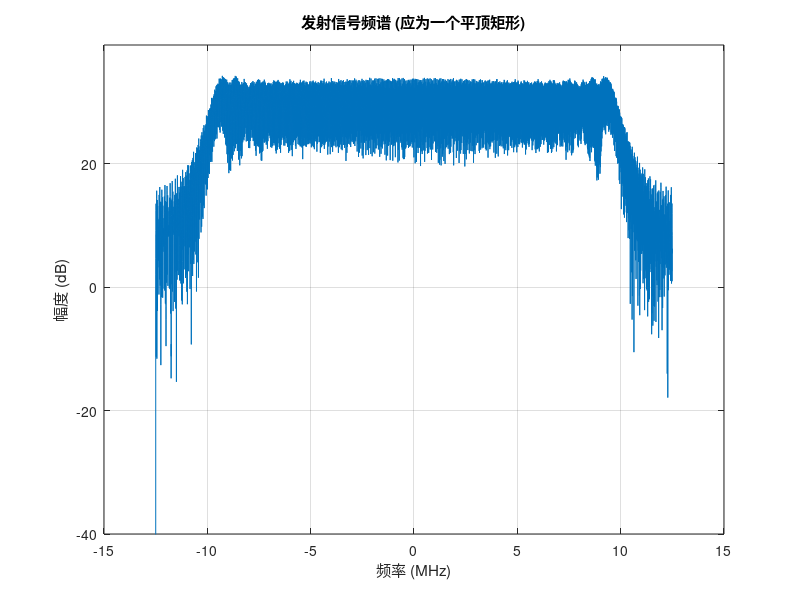

The MATLAB script that drew this image: (Note: this script raises an error after producing the figure.)
% main_simulate_echoes_with_array_v7.m
% 版本: v7.0
% 描述: 这是一个集成了高保真回波仿真、DBF、脉冲压缩（含偏移校正）、
%       MTD、CFAR检测、波束归并聚类和单脉冲测角参数测量的全流程雷达信号处理仿真与分析脚本。
%       脚本基于对关键偏移量进行了校正，
%       并在每个处理阶段都提供了详细的可视化输出。
%       信号在DBF处理前加噪声，每个波束的噪声要单独加，这样可以避免波束间产生相关性
%       加入2D-GOCA-CFAR 十字形检测器，进行目标检测
%       加入聚类算法，减少CFAR重复测量点
%       加入单脉冲测角算法，实现测角功能和参数测量
% 日期: 2025年10月12日

clc; clear; close all;

%% 1. 用户配置区
% =========================================================================
fprintf('--- 1. 开始进行用户参数配置 ---\n');

% --- 1.1 定义仿真的目标 ---
targets = struct(...
    'Range', {8000}, ...        % 目标距离 (m)
    'Velocity', {15}, ...       % 目标速度 (m/s, 正为靠近雷达)
    'RCS', {1}, ...             % 雷达散射截面 (m^2)
    'ElevationAngle', {44} ...  % 目标俯仰角 (度)
);

SNR_dB = 10; % 信噪比 功率（20dB-100倍，10dB-10倍，3dB-1倍）

prt_selected = 5;   % 选择后续用于画图分析的prt   
beam_selected = 10; % 选择后续用于画图分析的波束

% --- 1.2 文件路径配置 ---
base_path = 'C:\Users\a\Desktop\9.8 问题\Simulation'; 
dbf_coef_path = fullfile(base_path, 'X8数据采集250522_DBFcoef.csv');
% fir_filter_path = fullfile(base_path, 'Simulation', 'FIR.mat'); % FIR系数保存在此

% --- 1.3 CFAR 参数配置 ---
cfar_params.refCells_V = 4;      % 速度维参考单元
cfar_params.guardCells_V = 8;   % 速度维保护单元
cfar_params.refCells_R = 4;      % 距离维参考单元
cfar_params.guardCells_R = 8;    % 距离维保护单元
cfar_params.T_CFAR = 10;          % 检测门限因子
cfar_params.method = 'GOCA';     % 'CA' (平均), 'GOCA' (选大), 'SOCA' (选小)

%% 2. 雷达系统参数配置
% =========================================================================
fprintf('--- 2. 配置雷达系统参数 ---\n');

% --- 2.1 基础参数 (根据您的文档) ---
config.Sig_Config.c = 2.99792458e8;             % 光速 (m/s)
config.Sig_Config.fs = 25e6;                    % 基带采样率 (Hz)
config.Sig_Config.fc = 9450e6;                  % 雷达工作中心频率 (Hz)
config.Sig_Config.prtNum = 332;                 % 一帧 PRT 个数
config.Sig_Config.point_PRT = 3404;             % 每PRT总采样点数
config.Sig_Config.channel_num = 16;             % 接收通道数
config.Sig_Config.beam_num = 13;                % DBF后波束数量
config.Sig_Config.prt = 232.76e-6;              % PRT周期 (s)
config.Sig_Config.B = 20e6;                     % 带宽 (Hz)
config.Sig_Config.tao = [0.16e-6, 8e-6, 28e-6]; % 脉宽 [窄, 中, 长] (s)，雷达脉冲发射持续时长，此距离为该脉冲盲距
config.Sig_Config.gap_duration = [11.4e-6, 31.8e-6, 153.4e-6];  % 三个脉冲脉宽后的间隔时间（信号为0）
config.Sig_Config.point_prt_segments = [228, 723, 2453]; % 各脉冲段对应的采样波门点数

% --- 2.2 天线阵列参数 ---
config.Array.element_spacing = 0.0138;          % 阵元间距 (m)

% --- 2.3 派生参数 ---
config.Sig_Config.prf = 1/config.Sig_Config.prt;
config.Sig_Config.wavelength = config.Sig_Config.c / config.Sig_Config.fc;
config.Sig_Config.K2 = -config.Sig_Config.B / config.Sig_Config.tao(2);    % 中脉冲调频斜率
config.Sig_Config.K3 = config.Sig_Config.B / config.Sig_Config.tao(3);     % 长脉冲调频斜率
ts = 1 / config.Sig_Config.fs;

%% 3. 生成发射参考波形 (物理真实脉冲)
% =========================================================================
fprintf('--- 3. 生成发射参考波形 ---\n');
% 3.1 各脉冲基本参数
% 窄脉冲参数
tau1 = config.Sig_Config.tao(1);                    % 窄脉冲脉冲宽度
gap_duration1 = config.Sig_Config.gap_duration(1);  % 窄脉冲后脉冲间隔

% 中脉冲参数
tau2 = config.Sig_Config.tao(2);                    % 中脉冲脉冲宽度
gap_duration2 = config.Sig_Config.gap_duration(2);  % 中脉冲后脉冲间隔
k2 = -config.Sig_Config.B/tau2;                     % 中脉冲调频斜率

% 长脉冲参数
tau3 = config.Sig_Config.tao(3);                    % 长脉冲脉冲宽度
gap_duration3 = config.Sig_Config.gap_duration(3);  % 长脉冲后脉冲间隔
k3 = config.Sig_Config.B/tau3;                      % 长脉冲调频斜率

% 3.2 生成各脉冲信号
% 计算信号（脉宽内）长度
num_all_prt = round(config.Sig_Config.prt * config.Sig_Config.fs );  % 一个完整PRT信号的总长度
num_samples_1 = round(tau1 * config.Sig_Config.fs);                  % 窄脉冲信号时间长度   
num_samples_2 = round(tau2 * config.Sig_Config.fs);                  % 中脉冲信号时间长度
num_samples_3 = round(tau3 * config.Sig_Config.fs);                  % 长脉冲信号时间长度

num_receiver_1 = round(gap_duration1 * config.Sig_Config.fs);        % 窄脉冲脉冲间隔（窄脉冲发射后能用于接受回波的时间段）
num_receiver_2 = round(gap_duration2 * config.Sig_Config.fs);        % 中脉冲脉冲间隔（中脉冲发射后能用于接受回波的时间段）
num_receiver_3 = round(gap_duration3 * config.Sig_Config.fs);        % 长脉冲脉冲间隔（长脉冲发射后能用于接受回波的时间段）

% 计算信号时间向量
t1 = linspace(-tau1/2, tau1/2, num_samples_1);       
t2 = linspace(-tau2/2, tau2/2, num_samples_2);
t3 = linspace(-tau3/2, tau3/2, num_samples_3);
t_tx = linspace(0, config.Sig_Config.prt, num_all_prt);

% 计算画图用距离轴
R_rx = linspace(24, 24 + 3404*6, 3404);
v_max = config.Sig_Config.wavelength / (2 * config.Sig_Config.prt); % 计算雷达最大不模糊速度
velocity_axis = linspace(-v_max/2, v_max/2, config.Sig_Config.prtNum);
range_axis = (0:config.Sig_Config.point_PRT-1) * (config.Sig_Config.c / (2 * config.Sig_Config.fs));
% range_axis = R_rx-24;


% 生成各脉冲信号
pulse1 = ones(1, num_samples_1);
pulse2 = exp(1j*2*pi*(0.5*k2*(t2.^2)));
pulse3 = exp(1j*2*pi*(0.5*k3*(t3.^2)));

% 3.3 将各子脉冲信号拼接为一个完整的长脉冲信号
tx_pulse = complex(zeros(1, num_all_prt));                              % 构建一个完整脉冲，初始化一个复数矩阵
tx_pulse(1:num_samples_1) = pulse1;                                     % 放置短脉冲

offset1 = round((tau1+gap_duration1) * config.Sig_Config.fs);           % 中脉冲相对于窄脉冲延后的长度
tx_pulse(offset1+1 : offset1+num_samples_2) = pulse2;                   % 放置中脉冲

offset2 = offset1 + round((tau2+gap_duration2) * config.Sig_Config.fs); % 长脉冲相对于中脉冲延后的长度
tx_pulse(offset2+1 : offset2+num_samples_3) = pulse3;                   % 放置长脉冲

% --- 3.4 (可选但建议) 可视化发射信号频谱，检查是否正确 ---
figure('Name', '发射信号频谱检查');
Nfft = 2^nextpow2(num_all_prt);
Tx_fft = fftshift(fft(tx_pulse, Nfft));
freq_axis = linspace(-config.Sig_Config.fs/2, config.Sig_Config.fs/2, Nfft);
plot(freq_axis/1e6, 20*log10(abs(Tx_fft)));
title('发射信号频谱 (应为一个平顶矩形)');
xlabel('频率 (MHz)');
ylabel('幅度 (dB)');
grid on;
ylim([-40, max(20*log10(abs(Tx_fft))) + 5]); % 设置一个好的观察范围

%% 4. 生成16通道目标回波信号
% =========================================================================
fprintf('--- 4. 模拟16通道目标回波 ---\n');
% (此部分代码保持不变，仅修改了噪声和增益)
raw_iq_data = complex(zeros(config.Sig_Config.prtNum, num_all_prt, config.Sig_Config.channel_num));

for m = 1:config.Sig_Config.prtNum % 循环生成每一个prt的信号  
    pulse_echo_all_channels = complex(zeros(num_all_prt, config.Sig_Config.channel_num));
    for k = 1:length(targets)
        range = targets(k).Range;
        % velocity = targets(k).Velocitys;
        % elevation_angle = targets(k).ElevationAngle;
        
        delay = 2 * range / config.Sig_Config.c;
        delay_samples = round(delay / ts); % 计算目标产生的时延点数
        
        doppler_freq = 2 * targets(k).Velocity / config.Sig_Config.wavelength; % 计算目标运动产生的多普勒频率，速度为正时（目标向雷达靠近），fd为正
        doppler_phase_shift = exp(1j * 2 * pi * doppler_freq * (m-1) * config.Sig_Config.prt); % 计算目标运动产生的多普勒相移
        
        % amplitude_gain = 1e11; 
        % lambda_sq = config.Sig_Config.wavelength^2;
        % amplitude = amplitude_gain * sqrt(targets(k).RCS * lambda_sq) / (range^2 * (4*pi)^(3/2));
        
        amplitude = 1;  % 简化幅度
        
        % 1. 先初始化一个全零的回波基带信号
        target_echo_base = complex(zeros(1, num_all_prt));
        % 2. 只有在有效延迟范围内，才将发射波形放入
        if (delay_samples > 0) && (delay_samples < num_all_prt)
            len_echo = min(length(tx_pulse), num_all_prt - delay_samples);
            target_echo_base(delay_samples+1 : delay_samples+len_echo) = tx_pulse(1:len_echo); % 零填充，禁止回卷
            %target_echo_base = circshift(tx_pulse, delay_samples);   % 目标时延，信号循环移位，可能会回卷
        end
        % 3. 对整个基带信号（包含波形和零的部分）乘以幅度和多普勒相移
        target_echo_base = amplitude * target_echo_base * doppler_phase_shift; % 幅度 * 信号 * 多普勒相移
        phase_shifts_rad = deg2rad(calculate_phase_shifts(targets(k).ElevationAngle, config.Array.element_spacing, config.Sig_Config.wavelength)); % 调用子函数计算每个通道的相位偏移
        
        % 计算多通道相位偏移
        channel_phasors = exp(1j * phase_shifts_rad); % 构造阵列流形向量，给每个通道（阵元）叠加一个与入射角相关的相位推进量，来模拟平面波以入射角 θ 打到均匀线阵时，阵元间的相位差。
        target_echo_multichannel = target_echo_base.' * channel_phasors; % 
        pulse_echo_all_channels = pulse_echo_all_channels + target_echo_multichannel;
    end
    raw_iq_data(m, :, :) = reshape(pulse_echo_all_channels, [1, num_all_prt, config.Sig_Config.channel_num]);
end

% 回波信号闭锁期置零
raw_iq_data_reset0 = raw_iq_data; % 闭锁期置零信号

% reset_zero_1_end = num_samples_1;                                  % 窄脉冲信号发射结束点
% reset_zero_2_start = reset_zero_1_end + num_receiver_1 + 1;        % 中脉冲信号发射起始点
% reset_zero_2_end = reset_zero_2_start + num_samples_2 - 1;         % 中脉冲信号发射结束点
% reset_zero_3_start = reset_zero_2_end + num_receiver_2 + 1;        % 长脉冲信号发射起始点
% reset_zero_3_end = reset_zero_3_start + num_samples_3 - 1;         % 长脉冲信号发射结束点
% 
% raw_iq_data_reset0(:, 1:reset_zero_1_end, :) = 0;                  % 窄脉冲发射沿不接收回波信号，置零
% raw_iq_data_reset0(:, reset_zero_2_start:reset_zero_2_end, :) = 0; % 中脉冲发射沿不接收回波信号，置零
% raw_iq_data_reset0(:, reset_zero_3_start:reset_zero_3_end, :) = 0; % 长脉冲发射沿不接收回波信号，置零

% 额外：打印一些自检信息
fprintf('完整PRT点数: %d\n', num_all_prt);
fprintf('预期6 km单程时延≈ %.2f us，对应样点≈ %d 点\n', 2*targets(1).Range/config.Sig_Config.c*1e6, ...
        round((2*targets(1).Range/config.Sig_Config.c)/ts));

% 打印相位步进用于对照
lambda = config.Sig_Config.wavelength;
dphi_ch = 2*pi*config.Array.element_spacing * sind(targets(1).ElevationAngle) / lambda;
fd = -2*targets(1).Velocity / lambda;
dphi_prt = 2*pi*fd*config.Sig_Config.prt;
fprintf('阵元间相位差≈ %.1f°，相邻PRT多普勒步进≈ %.1f°\n', rad2deg(dphi_ch), rad2deg(dphi_prt));

% % DBF前加入高斯白噪声
% I_noise = randn(size(raw_iq_data_reset0));                    % I通道高斯噪声
% Q_noise = randn(size(raw_iq_data_reset0));                    % Q通道高斯噪声
% noise = I_noise + 1j * Q_noise;                               % 合成IQ噪声
% gauss_noise_power = mean(abs(noise).^2,'all');                % 这是多脉冲多波束信号矩阵，求功率应该对每个元素都要处理，结果是IQ信号的总功率
% 
% signal_power = mean(abs(raw_iq_data_reset0(raw_iq_data_reset0 ~= 0)).^2); % 计算信号平均功率
% noise_power = signal_power / (10^(SNR_dB / 10));          % 根据信号平均功率和信噪比计算高斯白噪声功率
% noise_power = noise_power / (gauss_noise_power/2);        % 调整噪声幅度，高斯白噪声功率（方差）大致为1
% noise = noise .* sqrt(noise_power/2);                     % 双路IQ信号功率各占总功率一半，平方根是把功率值转换为幅度值
% raw_iq_data_noise = raw_iq_data_reset0 + noise;           % 在13波束数据上添加既定功率的高斯白噪声


% DBF前对16通道信号数据加入高斯白噪声
raw_iq_data_noise = complex(zeros(332,5819,16));
for c = 1:16
    raw_iq_data_temp = squeeze(raw_iq_data_reset0(:,:,c));
    I_noise = randn(size((raw_iq_data_temp)));                % I通道高斯噪声
    Q_noise = randn(size(raw_iq_data_temp));                  % Q通道高斯噪声
    noise = I_noise + 1j * Q_noise;                           % 合成IQ噪声
    gauss_noise_power = mean(abs(noise).^2,'all');            % 这是多脉冲多波束信号矩阵，求功率应该对每个元素都要处理，结果是IQ信号的总功率

    signal_power = mean(abs(raw_iq_data_temp(raw_iq_data_temp ~= 0)).^2); % 计算信号平均功率
    noise_power = signal_power / (10^(SNR_dB / 10));          % 根据信号平均功率和信噪比计算高斯白噪声功率
    noise_power = noise_power / (gauss_noise_power/2);        % 调整噪声幅度，高斯白噪声功率（方差）大致为1
    noise = noise .* sqrt(noise_power/2);                     % 双路IQ信号功率各占总功率一半，平方根是把功率值转换为幅度值
    raw_iq_data_noise(:,:,c) = raw_iq_data_temp + noise;           % 在13波束数据上添加既定功率的高斯白噪声

end

%% 5. 数字波束形成 (DBF)
% =========================================================================
fprintf('--- 5. 执行数字波束形成 (DBF) ---\n');
% --- 加载DBF系数 ---
DBF_coeffs_data = readmatrix(dbf_coef_path);
DBF_coeffs_data_C = DBF_coeffs_data(:, 1:2:end) + 1j * DBF_coeffs_data(:, 2:2:end);
% --- 逐脉冲DBF ---
iq_data_13beam = complex(zeros(config.Sig_Config.prtNum, num_all_prt, config.Sig_Config.beam_num));
for i = 1:config.Sig_Config.prtNum
    single_pulse_16ch = squeeze(raw_iq_data_noise(i, :, :));
    single_pulse_13beam = single_pulse_16ch * DBF_coeffs_data_C';
    iq_data_13beam(i, :, :) = single_pulse_13beam;
end


% --- DBF结果可视化 ---
figure('Name', '阶段1: DBF后波束功率');
beam_to_check = 10; % 选择一个靠近目标的波束来显示
imagesc(db(abs(squeeze(iq_data_13beam(:,:,beam_to_check)))));
title(sprintf('DBF后波束 #%d 的功率 (dB)', beam_to_check));
xlabel('距离单元 (快时间)'); ylabel('脉冲数 (慢时间)'); colorbar;

% DBF添加噪声，避免噪声幅度相位相关性等被改变
% 在闭锁期置零后的回波信号矩阵上添加符合SNR要求的高斯白噪声

% signal_power_before_DBF = mean(abs(raw_iq_data(raw_iq_data ~= 0)).^2,"all");      % 信号DBF处理前平均功率大小（排除信号为0的点）
% signal_power_after_DBF = mean(abs(iq_data_13beam(iq_data_13beam ~= 0)).^2,"all"); % 信号DBF处理后平均功率大小（排除信号为0的点）
%% 6. 脉冲压缩 (修正版)
% =========================================================================
fprintf('--- 6. 执行分段脉冲压缩 ---\n');

% --- 6.1 定义匹配滤波器 ---
% 窄脉冲: 使用提供的FIR系数
fir_coeffs = [794,1403,2143,2672,2591,1711,-58,-2351,-4592,-5855,-5338,-2389,3005,10341,18410,25779,30907,32768,30907,25779,18410,10341,3005,-2389,-5338,-5855,-4592,-2351,-58,1711,2591,2672,2143,1403,794];
% fir_coeffs = fir1(35, 0.1, 'low'); % 使用低通FIR滤波器
fir_coeffs = 6 * fir_coeffs/max(fir_coeffs); % 归一化

MF_narrow = fir_coeffs; 
fir_delay = round(mean(grpdelay(MF_narrow))); % FIR滤波器的固有延迟

% 中脉冲: LFM信号的时间反转共轭
MF_medium = fliplr(conj(pulse2));

% 长脉冲: LFM信号的时间反转共轭
MF_long = fliplr(conj(pulse3));

% --- 6.2 计算各滤波器的能量，用于增益归一化或提升FIR滤波器增益 ---
% 增益与滤波器系数的能量成正比 (sum of squares of taps)
gain_narrow = sqrt(sum(abs(MF_narrow).^2));
gain_medium = sqrt(sum(abs(MF_medium).^2));
gain_long = sqrt(sum(abs(MF_long).^2));

% --- 6.2 定义拼接参数 ---
N_gate_narrow = config.Sig_Config.point_prt_segments(1); % 228
N_gate_medium = config.Sig_Config.point_prt_segments(2); % 723
N_gate_long = config.Sig_Config.point_prt_segments(3);   % 2453
N_total_gate = sum(config.Sig_Config.point_prt_segments);

% 脉压信号分段切割点数设置
cutFir_start = 4; % 窄脉冲FIR滤波后前端舍弃点数
cutSed_start = 0;  % 中脉冲脉冲压缩后前端舍弃点数
cutLong_start = 0; % 长脉冲脉冲压缩后前端舍弃点数

cutFir_end = 8;    % 窄脉冲FIR滤波后后端舍弃点数
cutSec_end = 502;  % 中脉冲脉冲压缩后后端舍弃点数
cutLong_end = 961; % 长脉冲脉冲压缩后后端舍弃点数

% 对应各脉冲采样波门的起始点
gap_duration1_num = gap_duration1 * config.Sig_Config.fs; % 窄脉冲发射后脉冲间隔点数
gap_duration2_num = gap_duration2 * config.Sig_Config.fs; % 中脉冲发射后脉冲间隔点数
seg_start_narrow = num_samples_1 + 1;  % 窄脉冲采样波门起始处 第5点
seg_start_medium = num_samples_1 + gap_duration1_num + num_samples_2 + 1;  % 中脉冲采样波门起始处 第490点
seg_start_long = num_samples_1 + gap_duration1_num + num_samples_2 + gap_duration2_num + num_samples_3 + 1;  % 长脉冲采样波门起始处 第1985点


% --- 6.3 逐波束进行处理 ---
pc_results_13beam = complex(zeros(config.Sig_Config.prtNum, N_total_gate, config.Sig_Config.beam_num));

for b = 1:config.Sig_Config.beam_num
    % 提取当前波束的所有PRT数据
    beam_data = squeeze(iq_data_13beam(:,:,b));

    % --- 1. 提取用于处理的、连续的回波信号段 ---
    % 窄脉冲处理段: 从窄脉冲发射结束开始
    % seg_start_narrow = num_samples_1 + 1;
    segment_narrow = beam_data(:, seg_start_narrow:end);
    
    % 中脉冲处理段: 从中脉冲发射结束开始
    % seg_start_medium = offset1 + num_samples_2 + 1;
    segment_medium = beam_data(:, seg_start_medium:end);
    
    % 长脉冲处理段: 从长脉冲发射结束开始
    % seg_start_long = offset2 + num_samples_3 + 1;
    segment_long = beam_data(:, seg_start_long:end);
    
    % --- 2. 对每个连续段进行独立的脉冲压缩 ---
    % 窄脉冲滤波 (时域FIR滤波)
    % filter函数会逐行处理矩阵
    pc_out_narrow_full = filter(MF_narrow, 1, segment_narrow, [], 2);
    % 校正FIR引入的延迟
    pc_out_narrow_full = circshift(pc_out_narrow_full, -fir_delay, 2);

    % 中脉冲脉冲压缩 (时域卷积)
    pc_out_medium_full = complex(zeros(size(segment_medium,1), size(segment_medium,2) + num_samples_2 - 1));
    for i = 1:config.Sig_Config.prtNum
        pc_out_medium_full(i,:) = conv(segment_medium(i,:), MF_medium);
    end

    % 长脉冲脉冲压缩 (时域卷积)
    pc_out_long_full = complex(zeros(size(segment_long,1), size(segment_long,2) + num_samples_3 - 1));
    for i = 1:config.Sig_Config.prtNum
        pc_out_long_full(i,:) = conv(segment_long(i,:), MF_long);
    end

    % --- 3. 从脉压结果中截取并拼接 ---
    % 窄脉冲结果段
    %piece1 = pc_out_narrow_full(:, 1+cutFir_start : N_gate_narrow+cutFir_start);
    piece1 = pc_out_narrow_full(:, 1+cutFir_start : N_gate_narrow+cutFir_start);   % 取窄脉冲处理后信号的5-232点（共计228点）
    % 中脉冲结果段
    % 注意：这里我们截取的是中脉冲处理结果中，紧接着窄脉冲之后的部分
    idx2_start = N_gate_narrow + 1;
    idx2_end   = N_gate_narrow + N_gate_medium;
    piece2 = pc_out_medium_full(:, idx2_start:idx2_end);           % 取中脉冲处理后信号的5-232点（共计228点）

    % 长脉冲结果段
    idx3_start = N_gate_narrow + N_gate_medium + 1;
    idx3_end   = N_gate_narrow + N_gate_medium + N_gate_long;
    piece3 = pc_out_long_full(:, idx3_start:idx3_end);

    pc_results_13beam(:,:,b) = [piece1, piece2, piece3];
end

fprintf('脉冲压缩完成。拼接后的总距离门数为: %d\n', size(pc_results_13beam, 2));

%% 7. MTD 处理 (对所有波束)
%=========================================================================
fprintf('--- 7. 执行MTD处理 ---\n');

% 对13个波束的脉压结果，逐一进行MTD
rdm_13beam = complex(zeros(size(pc_results_13beam)));

for b = 1:config.Sig_Config.beam_num
    % 提取单个波束的脉压数据立方体
    pc_data_single_beam = squeeze(pc_results_13beam(:,:,b));

    % 沿慢时间维(第1维)做FFT，从而得到目标速度，并进行fftshift将零频移到中心
    rdm_13beam(:,:,b) = fftshift(fft(pc_data_single_beam, [], 1), 1);
    % rdm_13beam(:,:,b) = fft(pc_data_single_beam, [], 1);
end

fprintf('MTD处理完成，已生成13个波束的距离-多普勒数据。\n');

%% 8. CFAR 检测
% 十字形CFAR检测，距离维 速度维各自独立计算噪声估计后选大，顺序无影响
% =========================================================================
fprintf('--- 8. 执行CFAR检测与目标聚类 ---\n');

% --- 8.1 形成用于检测的和波束 ---
% 为了避免目标恰好落在两个波束之间导致能量分散、不易检测，将相邻两个波束的功率进行非相干累加(直接相加)，
% 形成一个覆盖范围更广、能量更稳定的"和波束"用于后续检测。
beam_idx_A = 9;
beam_idx_B = 10;
rdm_beamA = abs(squeeze(rdm_13beam(:,:,beam_idx_A))); % 左波束
rdm_beamB = abs(squeeze(rdm_13beam(:,:,beam_idx_B))); % 右波束
rdm_for_cfar = rdm_beamA + rdm_beamB;                 % 和波束

fprintf('已将波束 #%d 和 #%d 合成为用于CFAR检测的和波束。\n', beam_idx_A, beam_idx_B);

% --- 8.2 实现 2D-GOCA-CFAR 检测器 ---
% 获取CFAR参数
P_fa = 1e-6;                           % 虚警率，本程序中 P_fa 仅为参考，T_CFAR直接指定
T_CFAR = cfar_params.T_CFAR;           % 门限因子，它决定了门限要比噪声高多少倍
guard_R = cfar_params.guardCells_R;    % 距离维保护单元数
guard_V = cfar_params.guardCells_V;    % 速度维保护单元数
ref_R = cfar_params.refCells_R;        % 距离维参考单元数
ref_V = cfar_params.refCells_V;        % 速度维参考单元数
[num_V, num_R] = size(rdm_for_cfar);   % 和波束

cfar_detections = zeros(num_V, num_R); % 初始化检测结果矩阵
threshold_map = zeros(num_V, num_R);   % 用于可视化的门限图

% 遍历所有待检测单元 (CUT - Cell Under Test)
% 循环的起始和结束点留出了足够的边界，以确保CFAR窗口不会超出矩阵范围
for r = (ref_R + guard_R + 1) : (num_R - ref_R - guard_R)
    for v = (ref_V + guard_V + 1) : (num_V - ref_V - guard_V)
        % 提取当前待检测单元的幅值
        cut_power = rdm_for_cfar(v, r);
 
        % --- 距离维 GOCA ---
        % 定义前向参考窗（距离更近的单元）
        range_win_leading = rdm_for_cfar(v, r - guard_R - ref_R : r - guard_R - 1);
        % 定义后向参考窗（距离更远的单元）
        range_win_trailing = rdm_for_cfar(v, r + guard_R + 1 : r + guard_R + ref_R);
        % 分别计算两个窗的平均功率
        noise_R_leading = mean(range_win_leading);
        noise_R_trailing = mean(range_win_trailing);
        % GOCA核心：选取两个窗中较大的平均值作为距离维的噪声估计
        noise_R = max(noise_R_leading, noise_R_trailing);

        % --- 速度维 GOCA ---
        % 定义前向参考窗 (速度更小的单元)
        doppler_win_leading = rdm_for_cfar(v - guard_V - ref_V : v - guard_V - 1, r);
        % 定义后向参考窗 (速度更大的单元)
        doppler_win_trailing = rdm_for_cfar(v + guard_V + 1 : v + guard_V + ref_V, r);
        % 分别计算平均功率
        noise_V_leading = mean(doppler_win_leading);
        noise_V_trailing = mean(doppler_win_trailing);
        % GOCA核心：选取两个窗中较大的平均值作为速度维的噪声估计
        noise_V = max(noise_V_leading, noise_V_trailing);

        % --- 综合噪声估计 (取两者中的较大值以保证虚警率) ---
        noise_estimate = max(noise_R, noise_V);

        % --- 生成门限并进行比较 ---
        threshold = T_CFAR * noise_estimate;  % 最终的检测门限 = 噪声估计 * 门限因子
        threshold_map(v, r) = threshold;      % 保存当前单元的门限值，方便后续分析

        % 如果待检测单元的功率超过了动态计算出的门限，则判定为目标，即在结果矩阵对应位置记为1
        if cut_power > threshold
            cfar_detections(v, r) = 1;
        end
    end
end

[detected_v_idx, detected_r_idx] = find(cfar_detections);
num_detections = length(detected_v_idx);
fprintf('CFAR检测完成，共发现 %d 个目标点迹。\n', num_detections);


%% 9. 目标聚类减少目标检测点
% =========================================================================
fprintf('\n--- 9. 执行目标聚类与最终参数估计 ---\n');
final_targets = []; % 首先，初始化最终目标列表为空

if num_detections > 0
    % --- 9.1 聚类/波束归并 ---
    detections = [detected_v_idx, detected_r_idx];
    all_detections_with_beam = []; % 用于存储带波束号的检测
    % (由于CFAR只在一个和波束上进行，我们需要找到原始波束信息)
    % (为简化，我们先假设CFAR检测点在所有波束中都存在，后续再精细化)
    
    % 注意：下面的聚类代码是基于上一个版本的多波束CFAR输出的
    % 在当前的单波束CFAR代码中，所有点都在一个"波束"上，聚类只会合并距离和速度
    
    cluster_IDs = zeros(num_detections, 1);
    current_cluster_ID = 0;
    max_range_sep = 5; max_vel_sep = 3;

    for i = 1:num_detections
        if cluster_IDs(i) == 0
            current_cluster_ID = current_cluster_ID + 1;
            points_to_visit = i; 
            while ~isempty(points_to_visit)
                current_point_idx = points_to_visit(1);
                points_to_visit(1) = [];
                if cluster_IDs(current_point_idx) == 0
                    cluster_IDs(current_point_idx) = current_cluster_ID;
                    for j = 1:num_detections
                        if cluster_IDs(j) == 0
                            dist_v = abs(detections(current_point_idx, 1) - detections(j, 1));
                            dist_r = abs(detections(current_point_idx, 2) - detections(j, 2));
                            if dist_v <= max_vel_sep && dist_r <= max_range_sep
                                points_to_visit(end+1) = j;
                            end
                        end
                    end
                end
            end
        end
    end
    num_clusters = current_cluster_ID;
    fprintf('聚类完成，将 %d 个检测点合并为 %d 个目标。\n', num_detections, num_clusters);
end  

    
%% 10. 对每个聚类簇进行参数精估计 (含单脉冲测角)
% =========================================================================
if num_clusters > 0
    final_targets = struct('Range', cell(1,num_clusters), 'Velocity', cell(1,num_clusters), 'Angle', cell(1,num_clusters));
    fprintf('\n--- 最终目标列表 (精估计后) ---\n');

    for i = 1:num_clusters
        points_in_cluster_mask = (cluster_IDs == i);
        points_in_cluster_indices = detections(points_in_cluster_mask, :);
        
        linear_powers = zeros(size(points_in_cluster_indices, 1), 1);
        for p_idx = 1:size(points_in_cluster_indices, 1)
            v_idx = points_in_cluster_indices(p_idx, 1);
            r_idx = points_in_cluster_indices(p_idx, 2);
            linear_powers(p_idx) = rdm_for_cfar(v_idx, r_idx);
        end
        total_power = sum(linear_powers);
        
        centroid_r_idx = sum(points_in_cluster_indices(:, 2) .* linear_powers) / total_power;
        centroid_v_idx = sum(points_in_cluster_indices(:, 1) .* linear_powers) / total_power;
        
        final_range = interp1(1:num_R, range_axis, centroid_r_idx);
        final_velocity = interp1(1:num_V, velocity_axis, centroid_v_idx);

        % --- 单脉冲测角 ---
        % (此处代码与上一版本相同，直接集成进来)
        v_idx = round(centroid_v_idx); % 使用簇中心的索引
        r_idx = round(centroid_r_idx);
        
        all_beams_power_at_target = zeros(1, config.Sig_Config.beam_num);
        for b = 1:config.Sig_Config.beam_num
            rdm = squeeze(rdm_13beam(:,:,b));
            all_beams_power_at_target(b) = abs(rdm(v_idx, r_idx));
        end
        [~, main_beam_idx] = max(all_beams_power_at_target);

        if main_beam_idx == 1, beam_A_idx = 1; beam_B_idx = 2;
        elseif main_beam_idx == config.Sig_Config.beam_num, beam_A_idx = config.Sig_Config.beam_num - 1; beam_B_idx = config.Sig_Config.beam_num;
        else
            power_left = abs(rdm_13beam(v_idx, r_idx, main_beam_idx - 1));
            power_right = abs(rdm_13beam(v_idx, r_idx, main_beam_idx + 1));
            if power_left > power_right, beam_A_idx = main_beam_idx - 1; beam_B_idx = main_beam_idx;
            else, beam_A_idx = main_beam_idx; beam_B_idx = main_beam_idx + 1;
            end
        end
        
        S_A = rdm_13beam(v_idx, r_idx, beam_A_idx);
        S_B = rdm_13beam(v_idx, r_idx, beam_B_idx);
        monopulse_ratio = (S_A - S_B) / (S_A + S_B);
        
        % 角度解算
        beam_angles_deg = [-16, -9.6, -3.2, 3.2, 9.6, 16, 22.6, 29.2, 36.1, 43.3, 51, 59.6, 70.3];
        k_slopes_LUT = [-4.6391,-4.6888,-4.7578,-4.7891,-4.7214,-4.7513,-5.2343,-5.4529,-5.7323,-6.1685,-7.0256,-8.7612];
        
        k_slope = k_slopes_LUT(beam_A_idx);
        angle_A = beam_angles_deg(beam_A_idx);
        angle_B = beam_angles_deg(beam_B_idx);
        angle_offset = k_slope * real(monopulse_ratio);
        final_angle = (angle_A + angle_B)/2 + angle_offset;
        
        final_targets(i).Range = final_range;
        final_targets(i).Velocity = final_velocity;
        final_targets(i).Angle = final_angle;
        
        fprintf('目标 %d: 距离 ~%.2f m, 速度 ~%.2f m/s, 估算角度 ~%.2f 度\n', ...
            i, final_range, final_velocity, final_angle);
    end
else
    fprintf('未检测到目标，无需聚类和参数估计。\n');
end


% %% 9. 单脉冲测角
% % =========================================================================
% fprintf('\n--- 10. 执行单脉冲测角 ---\n');
% 
% if num_detections > 0
%     % 遍历每一个CFAR检测到的目标点
%     for i = 1:num_detections
%         % 获取当前目标在RDM中的索引
%         r_idx = detected_r_idx(i);
%         v_idx = detected_v_idx(i);
% 
%         fprintf('\n--- 正在分析目标 #%d (距离: %.2f m, 速度: %.2f m/s) ---\n', ...
%             i, range_axis(r_idx), velocity_axis(v_idx));
% 
%         % --- 1. 寻找该目标信号最强的"主波束" ---
%         all_beams_power_at_target = zeros(1, config.Sig_Config.beam_num);
%         for b = 1:config.Sig_Config.beam_num
%             rdm = squeeze(rdm_13beam(:,:,b));
%             all_beams_power_at_target(b) = abs(rdm(v_idx, r_idx));
%         end
%         [max_power, main_beam_idx] = max(all_beams_power_at_target);
%         fprintf('目标信号在波束 #%d 中最强。\n', main_beam_idx);
% 
%         % --- 2. 选择相邻波束组成和差通道 ---
%         beam_A_idx = 0;
%         beam_B_idx = 0;
% 
%         % 决定使用左邻波束还是右邻波束
%         % (处理边界情况：如果最强波束是#1或#13)
%         if main_beam_idx == 1
%             beam_A_idx = 1; beam_B_idx = 2;
%         elseif main_beam_idx == config.Sig_Config.beam_num
%             beam_A_idx = config.Sig_Config.beam_num - 1;
%             beam_B_idx = config.Sig_Config.beam_num;
%         else
%             % 比较左右邻波束的功率，选择更强的那个组成最优测角波束对
%             power_left = all_beams_power_at_target(main_beam_idx - 1);
%             power_right = all_beams_power_at_target(main_beam_idx + 1);
%             if power_left > power_right
%                 beam_A_idx = main_beam_idx - 1;
%                 beam_B_idx = main_beam_idx;
%             else
%                 beam_A_idx = main_beam_idx;
%                 beam_B_idx = main_beam_idx + 1;
%             end
%         end
%         fprintf('选择波束对 (#%d, #%d) 进行单脉冲测角。\n', beam_A_idx, beam_B_idx);
% 
%         % --- 3. 提取对应波束在目标位置的复数值 ---
%         rdm_A = squeeze(rdm_13beam(:,:,beam_A_idx));
%         rdm_B = squeeze(rdm_13beam(:,:,beam_B_idx));
% 
%         S_A = rdm_A(v_idx, r_idx);
%         S_B = rdm_B(v_idx, r_idx);
% 
%         % --- 4. 计算和、差信号及单脉冲比 ---
%         S_sum = S_A + S_B;
%         S_diff = S_A - S_B; % 差信号
% 
%         monopulse_ratio = S_diff / S_sum;
% 
%         fprintf('和信号(Σ)幅值: %.2f\n', abs(S_sum));
%         fprintf('差信号(Δ)幅值: %.2f\n', abs(S_diff));
%         fprintf('单脉冲比 (Δ/Σ): %.4f + %.4fi\n', real(monopulse_ratio), imag(monopulse_ratio));
%     end
% else
%     fprintf('未检测到目标，无法进行单脉冲测角。\n');
% end



%% 可视化分析
% 1. 发射信号实部时域图
figure;
plot(t_tx*1e6, real(tx_pulse));
title('发射信号实部时域波形图');
xlabel('时间（us）');
ylabel('信号幅度');

% 2. 正交高斯白噪声时域图
figure;
subplot(3, 1, 1);
plot(real(noise(1,:)));
title('正交高斯白噪声时域信号');
subtitle('I通道（实部）');
xlabel('样本点');
ylabel('幅度');

subplot(3, 1, 2);
plot(imag(noise(1,:)));
subtitle('Q通道（虚部）');
xlabel('样本点');
ylabel('幅度');

subplot(3, 1, 3);
plot(abs(noise(1,:)));
subtitle('幅值');
xlabel('样本点');
ylabel('幅度');

% 3. DBF前回波信号时域图
% 加噪前
figure;
subplot(3,1,1);
plot(t_tx*1e6,real(raw_iq_data(prt_selected,:,beam_selected))); % 画prt 1，通道2的波形图
title(sprintf('加噪前回波信号实部时域波形图 PRT %d BEAM %d',prt_selected,beam_selected));
subtitle('实部');
xlabel('时间（us）');
ylabel('信号幅度');

subplot(3,1,2);
plot(t_tx*1e6,imag(raw_iq_data(prt_selected,:,beam_selected))); % 画prt 1，通道2的波形图
subtitle('虚部');
xlabel('时间（us）');
ylabel('信号幅度');

subplot(3,1,3);
plot(t_tx*1e6,abs(raw_iq_data(prt_selected,:,beam_selected))); % 画prt 1，通道2的波形图
subtitle('幅值');
xlabel('时间（us）');
ylabel('信号幅度');

% 4. DBF前回波信号时域图
% 加噪后
figure;
subplot(3,1,1);
plot(t_tx*1e6,real(raw_iq_data_noise(prt_selected,:,beam_selected))); % 画prt 1，通道2的波形图
title(sprintf('加噪后回波信号实部时域波形图 PRT %d BEAM %d',prt_selected,beam_selected));
subtitle('实部');
xlabel('时间（us）');
ylabel('信号幅度');

subplot(3,1,2);
plot(t_tx*1e6,imag(raw_iq_data_noise(prt_selected,:,beam_selected))); % 画prt 1，通道2的波形图
subtitle('虚部');
xlabel('时间（us）');
ylabel('信号幅度');

subplot(3,1,3);
plot(t_tx*1e6,abs(raw_iq_data_noise(prt_selected,:,beam_selected))); % 画prt 1，通道2的波形图
subtitle('幅值');
xlabel('时间（us）');
ylabel('信号幅度');

% 5. DBF后波束数据时域波形图
figure;
subplot(3,1,1);
plot(t_tx*1e6,real(iq_data_13beam(prt_selected,:,beam_selected))); % 画prt 1，通道2的波形图
title('DBF后波束数据实部时域波形图');
subtitle('实部');
xlabel('时间（us）');
ylabel('信号幅度');

subplot(3,1,2);
plot(t_tx*1e6,imag(iq_data_13beam(prt_selected,:,beam_selected))); % 画prt 1，通道2的波形图
subtitle('虚部');
xlabel('时间（us）');
ylabel('信号幅度');

subplot(3,1,3);
plot(t_tx*1e6,abs(iq_data_13beam(prt_selected,:,beam_selected))); % 画prt 1，通道2的波形图
subtitle('幅值');
xlabel('时间（us）');
ylabel('信号幅度');


% 预期时间标注（μs）
t_delay = 2*targets(1).Range/config.Sig_Config.c;
tau1 = config.Sig_Config.tao(1);  tau2 = config.Sig_Config.tao(2);
gap1 = config.Sig_Config.gap_duration(1);  gap2 = config.Sig_Config.gap_duration(2);
t_mid_start  = t_delay + (tau1 + gap1);
t_mid_end    = t_mid_start + tau2;
t_long_start = t_delay + (tau1 + gap1 + tau2 + gap2);
t_long_end   = t_long_start + config.Sig_Config.tao(3);

figure; 
plot(t_tx*1e6, abs(squeeze(iq_data_13beam(prt_selected,:,beam_selected)))); 
hold on; 
grid on;
xline([t_delay t_mid_start t_mid_end t_long_start t_long_end]*1e6, '--');
title(sprintf('DBF后波束数据实部时域波形图  PRT %d  BEAM %d', prt_selected, beam_selected)), xlabel('时间 (\mus)'), ylabel('Real');


% 6. 画脉冲压缩后距离效果图
figure;
subplot(4,1,1);
plot(R_rx-24, real(pc_results_13beam(prt_selected,:,beam_selected))); 
title('脉压后拼接结果图');
subtitle('实部');
xlabel('距离（m）');
ylabel('信号幅度');
for i=1:length(targets)
    xline(targets(i).Range,'--r','目标','LabelOrientation','horizontal') 
end

subplot(4,1,2);
plot(R_rx-24, imag(pc_results_13beam(prt_selected,:,beam_selected))); 
title('虚部');
xlabel('距离（m）');
ylabel('信号幅度');
for i=1:length(targets)
    xline(targets(i).Range,'--r','目标','LabelOrientation','horizontal') 
end

subplot(4,1,3);
plot(R_rx-24, abs(pc_results_13beam(prt_selected,:,beam_selected))); 
title('幅值');
xlabel('距离（m）');
ylabel('信号幅度');
for i=1:length(targets)
    xline(targets(i).Range,'--r','目标','LabelOrientation','horizontal') 
end

subplot(4,1,4);
plot(R_rx-24, 20*log10(abs(pc_results_13beam(prt_selected,:,beam_selected)))); 
title('幅值（dB）');
xlabel('距离（m）');
ylabel('信号幅度（dB）');
for i=1:length(targets)
    xline(targets(i).Range,'--r','目标','LabelOrientation','horizontal') 
end

% 7. MTD结果可视化
% =========================================================================
fprintf('--- 生成MTD可视化图表 ---\n');

% --- 定义用于绘图的坐标轴 ---
v_max = config.Sig_Config.wavelength / (2 * config.Sig_Config.prt); % 计算雷达最大不模糊速度
velocity_axis = linspace(-v_max/2, v_max/2, config.Sig_Config.prtNum);
% range_axis = (0:config.Sig_Config.point_PRT-1) * (config.Sig_Config.c / (2 * config.Sig_Config.fs));
range_axis = R_rx-24;
% 选择一个波束用于展示，根据仿真，选择其中一个对准目标的波束来展示
beam_to_display = beam_selected;
rdm_single_beam = squeeze(rdm_13beam(:,:,beam_to_display));

% 图 7.1：距离-多普勒二维图 (RDM)
figure('Name', 'MTD结果: 2D距离多普勒图');
imagesc(range_axis, velocity_axis, abs(rdm_single_beam));
colormap('jet');
colorbar;
axis xy; % 将y轴原点置于左下角，符合常规视图
xlabel('距离 (m)');
ylabel('速度 (m/s)');
title(sprintf('MTD结果：距离-多普勒二维图 (RDM) - 波束 #%d', beam_to_display));
grid on;


% 图 7.2：绘制速度单元剖面图
% 选择一个特定的速度单元（例如第 10 个速度单元）
[~, velocity_unit] = min(abs(velocity_axis-targets.Velocity));     % 找到符合设定的目标速度的速度单元
rdm_single_velocity = squeeze(rdm_single_beam(velocity_unit, :));  % 提取该速度单元下所有距离的值

% 绘制速度维剖面图
figure;
plot(range_axis, 20*log10(abs(rdm_single_velocity)));  % 以距离作为X轴，绘制该速度单元下的距离剖面
xlabel('距离 (m)');
ylabel('幅度');
title(sprintf('波束 #%d 速度单元剖面图 (速度: %.2f m/s)', beam_to_display, velocity_axis(velocity_unit)));
grid on;


% 图 7.3：绘制距离单元剖面图
% 选择一个特定的距离单元来绘制剖面图
distance_unit = round(targets.Range/6);  % 选择距离单元，假设为第100个距离点
range_profile = 20*log10(abs(rdm_single_beam(:, distance_unit)));  % 提取对应距离的多普勒信息

% 绘制距离单元剖面图
figure;
plot(velocity_axis, range_profile);  % 将幅度转换为dB，绘制速度和能量的关系
xlabel('速度 (m/s)');
ylabel('幅度 (dB)');
title(sprintf('波束 #%d 距离单元剖面图 (距离: %.2f m)', beam_to_display, targets.Range));
grid on;

% 图 7.4：MTD结果三维图
figure('Name', 'MTD结果: 3D距离多普勒图');
% 为了提高绘图效率和美观度，可以对数据进行适当的降采样
[R_grid, V_grid] = meshgrid(range_axis, velocity_axis);
skip_rate = 4; % 每隔4个点绘制一个，避免图像过于密集
surf(R_grid(1:skip_rate:end, 1:skip_rate:end), ...
     V_grid(1:skip_rate:end, 1:skip_rate:end), ...
     20*log10(abs(rdm_single_beam(1:skip_rate:end, 1:skip_rate:end))), ...
     'EdgeColor', 'none'); % 使用'none'边缘颜色更平滑
shading interp;
colormap('jet');
colorbar;
xlabel('距离 (m)');
ylabel('速度 (m/s)');
zlabel('幅度 (dB)');
title(sprintf('MTD结果三维图 - 波束 #%d', beam_to_display));
view(45, 30); % 设置一个较好的初始观察视角

% 图 7.5：MTD杂波抑制效果对比图（没什么用，可以删了）
figure('Name', 'MTD结果: 杂波抑制对比');
% MTD处理前 (取第一个PRT的脉压结果)
range_profile_before_mtd = abs(squeeze(pc_results_13beam(1, :, beam_to_display)));

% MTD处理后 (对所有非零多普勒单元的能量进行累加，在一段持续时间（332个PRT）内)
rdm_power = abs(rdm_single_beam).^2;
% 将零多普勒通道置零 (或用一个极小值代替以避免log(0)错误)
rdm_power(floor(config.Sig_Config.prtNum/2)+1, :) = 1e-10; 
range_profile_after_mtd = sum(rdm_power, 1);

% 绘图 (转换为dB)
plot(range_axis, 20*log10(range_profile_before_mtd), 'b-', 'LineWidth', 1);
hold on;
plot(range_axis, 10*log10(range_profile_after_mtd), 'r-', 'LineWidth', 2);
grid on;
xlabel('距离 (m)');
ylabel('幅度 (dB)');
title(sprintf('MTD杂波抑制效果对比 - 波束 #%d', beam_to_display));
legend('MTD处理前 (单PRT)', 'MTD处理后 (332prt内积累动目标)');
% 动态调整Y轴范围以便观察
max_val = max(20*log10(range_profile_before_mtd));
if isfinite(max_val)
    ylim([max_val - 80, max_val + 10]); 
end





%% 8. 最终结果可视化
% =========================================================================
fprintf('--- 8. 生成最终可视化图表 ---\n');
% --- 8.1 和波束的幅值与CFAR动态检测门限图 ---

figure;
plot(threshold_map(detected_v_idx(1), :), 'r');
legend('检测门限')
hold on;
plot(rdm_for_cfar(detected_v_idx(1), :),'b');
legend('和波束幅度');
hold off;
title('和波束幅度与检测门限情况');

% --- 8.2 和波束的距离-多普勒图 ---
figure('Name', '最终检测结果');
subplot(2,1,1);
v_max = config.Sig_Config.wavelength / (2 * config.Sig_Config.prt);
velocity_axis = linspace(-v_max/2, v_max/2, config.Sig_Config.prtNum);
range_axis_cfar = (0:config.Sig_Config.point_PRT-1) * (config.Sig_Config.c / (2 * config.Sig_Config.fs));
imagesc(range_axis_cfar, velocity_axis, rdm_for_cfar);
colormap('jet'); colorbar; axis xy;
title(sprintf('用于CFAR的和波束 (波束 #%d + #%d) RDM', beam_idx_A, beam_idx_B));
xlabel('距离 (m)');
ylabel('速度 (m/s)');
% 
% --- 8.3 CFAR检测结果叠加显示 ---
subplot(2,1,2);
imagesc(range_axis_cfar, velocity_axis, rdm_for_cfar);
colormap('jet'); colorbar; axis xy;
hold on;

% 在图上标记检测到的目标
if num_detections > 0
    detected_ranges = range_axis_cfar(detected_r_idx);
    detected_velocities = velocity_axis(detected_v_idx);
    plot(detected_ranges, detected_velocities, 'ro', 'MarkerSize', 10, 'LineWidth', 2, 'DisplayName', 'CFAR 检测点');
end
title('CFAR检测结果叠加图');
xlabel('距离 (m)');
ylabel('速度 (m/s)');
legend;

% --- 额外：打印检测到的目标信息 ---
if num_detections > 0
    fprintf('\n--- 检测到的目标列表 ---\n');
    for i = 1:num_detections
        fprintf('目标 %d: 距离 ~%.2f m, 速度 ~%.2f m/s\n', ...
            i, detected_ranges(i), detected_velocities(i));
    end
end

fprintf('聚类后结果：目标 %d: 距离 ~%.2f m, 速度 ~%.2f m/s\n', i, final_range, final_velocity);








%% 单脉冲全程滤波（脉压）结果
% 测试用，不用就注释掉，计算量较大
% beam_data_temp = squeeze(iq_data_13beam(:,:,beam_selected));
% 
% % 窄脉冲 (时域FIR滤波)
% % 加窗
% window = hanning(length(MF_narrow))';
% fir_coeffs_windowed = MF_narrow.*window;
% % filter函数会逐行处理矩阵
% pc_out_narrow_full_temp = filter(fir_coeffs_windowed, 1, beam_data_temp, [], 2);
% % 校正FIR引入的延迟
% pc_out_narrow_full_temp = circshift(pc_out_narrow_full_temp, -fir_delay, 2);
% 
% % 中脉冲 (时域卷积)
% pc_out_medium_full_temp = complex(zeros(size(beam_data_temp,1), size(beam_data_temp,2) + num_samples_2 - 1));
% for i = 1:config.Sig_Config.prtNum
%     pc_out_medium_full_temp(i,:) = conv(beam_data_temp(i,:), MF_medium);
% end
% 
% % 长脉冲 (时域卷积)
% pc_out_long_full_temp = complex(zeros(size(beam_data_temp,1), size(beam_data_temp,2) + num_samples_3 - 1));
% for i = 1:config.Sig_Config.prtNum
%     pc_out_long_full_temp(i,:) = conv(beam_data_temp(i,:), MF_long);
% end
% 
% % 窄脉冲prt上滤波结果
% RX1 = linspace(0, length(pc_out_narrow_full_temp)*6, length(pc_out_narrow_full_temp));
% figure;
% subplot(4,1,1)
% plot(RX1, real(pc_out_narrow_full_temp(1,:))); % 输出脉冲压缩结果
% title('窄脉冲全程prt上滤波信号幅度');
% subtitle('实部');
% xlabel('距离 (m)');
% ylabel('幅度');
% 
% subplot(4,1,2)
% plot(RX1, imag(pc_out_narrow_full_temp(1,:))); % 输出脉冲压缩结果
% subtitle('虚部');
% xlabel('距离 (m)');
% ylabel('幅度');
% 
% subplot(4,1,3)
% plot(RX1, abs(pc_out_narrow_full_temp(1,:))); % 输出脉冲压缩结果
% subtitle('幅值');
% xlabel('距离 (m)');
% ylabel('幅度');
% 
% subplot(4,1,4)
% plot(RX1, 20*log10(abs(pc_out_narrow_full_temp(1,:)))); % 输出脉冲压缩结果
% subtitle('幅值（dB）');
% xlabel('距离 (m)');
% ylabel('幅度');
% 
% % 中脉冲prt上脉压结果
% RX2 = linspace(0, length(pc_out_medium_full_temp)*6, length(pc_out_medium_full_temp));
% figure;
% subplot(4,1,1);
% plot(RX2, real(pc_out_medium_full_temp(1,:))); % 输出脉冲压缩结果
% title('中脉冲全程prt上脉压后信号幅度');
% subtitle('实部');
% xlabel('距离 (m)');
% ylabel('幅度');
% 
% subplot(4,1,2);
% plot(RX2, imag(pc_out_medium_full_temp(1,:))); % 输出脉冲压缩结果
% subtitle('虚部');
% xlabel('距离 (m)');
% ylabel('幅度');
% 
% subplot(4,1,3);
% plot(RX2, abs(pc_out_medium_full_temp(1,:))); % 输出脉冲压缩结果
% subtitle('幅值');
% xlabel('距离 (m)');
% ylabel('幅度');
% 
% subplot(4,1,4);
% plot(RX2, 20*log10(abs(pc_out_medium_full_temp(1,:)))); % 输出脉冲压缩结果
% subtitle('幅值（dB）');
% xlabel('距离 (m)');
% ylabel('幅度');
% 
% 
% % 长脉冲prt上脉压结果
% RX3 = linspace(0, length(pc_out_long_full_temp)*6, length(pc_out_long_full_temp));
% figure;
% subplot(4,1,1);
% plot(RX3, real(pc_out_long_full_temp(1,:))); % 输出脉冲压缩结果
% title('长脉冲全程prt脉压后信号幅度');
% subtitle('实部');
% xlabel('距离 (m)');
% ylabel('幅度');
% 
% subplot(4,1,2);
% plot(RX3, imag(pc_out_long_full_temp(1,:))); % 输出脉冲压缩结果
% subtitle('虚部');
% xlabel('距离 (m)');
% ylabel('幅度');
% 
% subplot(4,1,3);
% plot(RX3, abs(pc_out_long_full_temp(1,:))); % 输出脉冲压缩结果
% subtitle('幅值');
% xlabel('距离 (m)');
% ylabel('幅度');
% 
% 
% subplot(4,1,4);
% plot(RX3, 20*log10(abs(pc_out_long_full_temp(1,:)))); % 输出脉冲压缩结果
% subtitle('幅值（dB）');
% xlabel('距离 (m)');
% ylabel('幅度');

% % 噪声FFT
% NOISE = fft(noise(1,:,1));
% figure;
% subplot(3,1,1)
% plot(real(noise(1,:,1)));
% title('原始噪声信号幅度');
% subplot(3,1,2)
% plot(imag(noise(1,:,1)));
% subplot(3,1,3)
% plot(20*log10(abs(noise(1,:,1))));
% 
% 
% figure;
% subplot(3,1,1)
% plot(real(NOISE));
% title('原始噪声FFT后后信号幅度');
% subplot(3,1,2)
% plot(imag(NOISE));
% subplot(3,1,3)
% plot(20*log10(abs(NOISE)));
% 
% % 窄脉冲 (时域FIR滤波)
% % filter函数会逐行处理矩阵
% noise_filter = filter(fir_coeffs, 1, noise(1,:,1));
% 
% figure;
% subplot(3,1,1)
% plot(real(noise_filter));
% title('原始噪声滤波后后信号幅度');
% subplot(3,1,2)
% plot(imag(noise_filter));
% subplot(3,1,3)
% plot(20*log10(abs(noise_filter)));


%% 本地子函数
% =========================================================================
function channel_phase_shifts_deg = calculate_phase_shifts(arrival_angle_deg, element_spacing_m, wavelength_m)
    arrival_angle_rad = deg2rad(arrival_angle_deg);
    delta_phi_rad = (2 * pi * element_spacing_m * sin(arrival_angle_rad)) / wavelength_m;
    channel_indices = 0:15;
    channel_phase_shifts_rad = channel_indices * delta_phi_rad;
    channel_phase_shifts_deg = rad2deg(channel_phase_shifts_rad);
end




